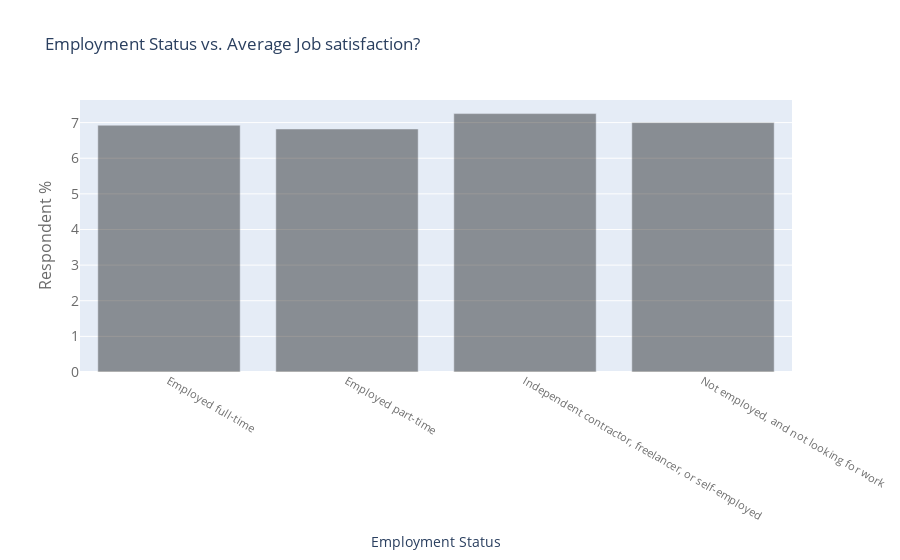

The cell this chart's notebook holds for it:
### Markdown cell above
## According to EmploymentStatus, which group has the highest average job satisfaction?

### Code cell
df = survey_2017.groupby(['EmploymentStatus']).mean()['JobSatisfaction']
df = df.reset_index()
df.columns = ['labels', 'values']
df = df[df['values'] > 0]
df['values'] = df['values']
var_title = "Employment Status vs. Average Job satisfaction?"
var_x = df['labels']
var_y = df['values']
var_xticks='Employment Status'
var_yticks='Respondent %'
var_filename='fieldSalary_barchart.png'
var_color='black'
var_opacity = 0.4
draw_barchart(var_x,var_y,var_xticks, var_yticks, var_title, var_filename, var_color, var_opacity)

### Figure 1 — Plotly figure (JSON) as saved in the notebook; plotly's stock layout.template omitted (floating-point values rounded to 4 significant figures)
{"data": [{"marker": {"color": "black", "reversescale": true}, "opacity": 0.4, "type": "bar", "x": ["Employed full-time", "Employed part-time", "Independent contractor, freelancer, or self-employed", "Not employed, and not looking for work"], "y": [6.927, 6.821, 7.253, 7]}], "layout": {"title": {"text": "Employment Status vs. Average Job satisfaction?"}, "xaxis": {"tickfont": {"color": "rgb(107, 107, 107)", "size": 11}, "title": {"text": "Employment Status"}}, "yaxis": {"tickfont": {"color": "rgb(107, 107, 107)", "size": 14}, "title": {"font": {"color": "rgb(107, 107, 107)", "size": 16}, "text": "Respondent %"}}}}
